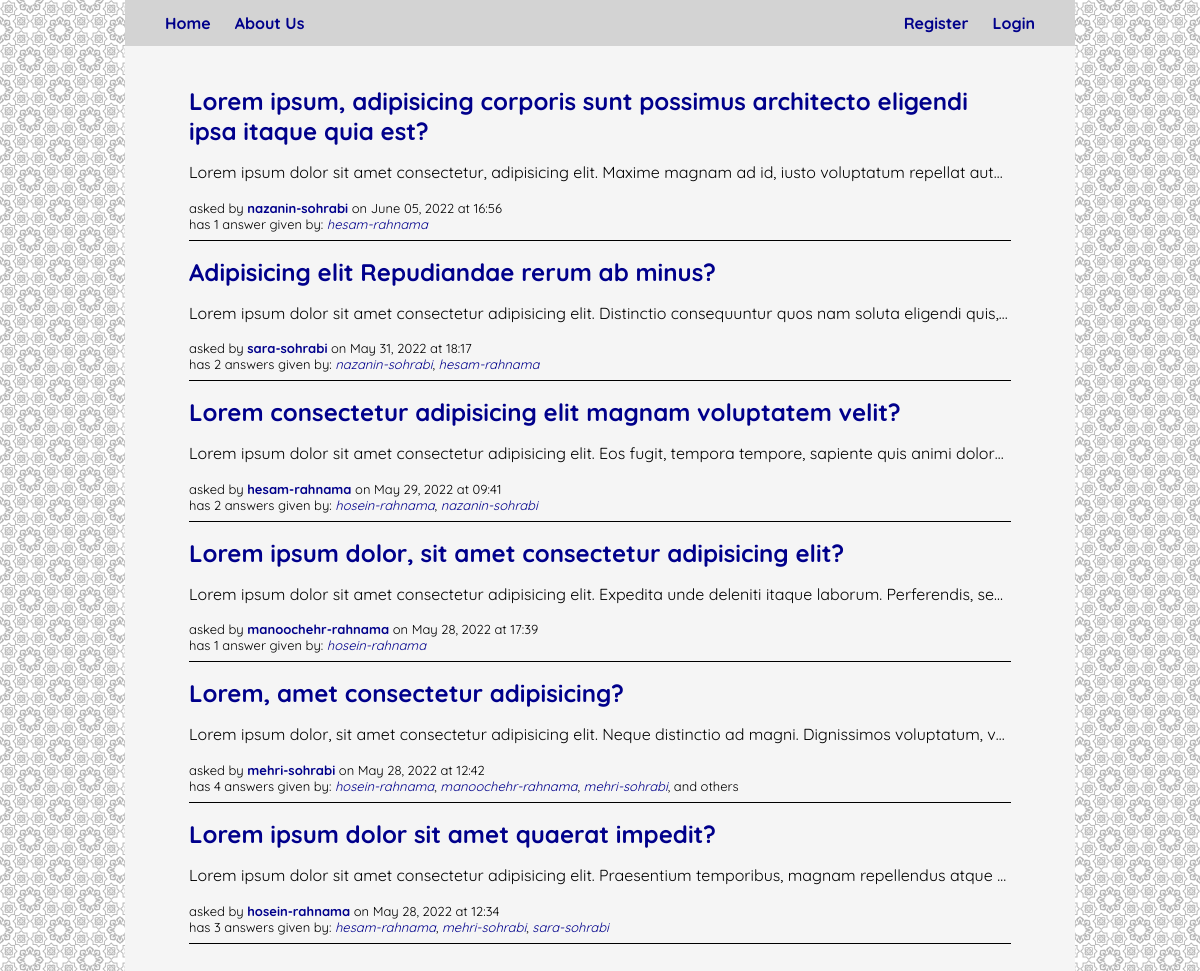
The page / on the database its author committed.
### blog/models.py (models this page shows, shortened)
class Question(db_models.Model):
    author = db_models.ForeignKey(auth_models.User, on_delete=db_models.CASCADE)
    title = db_models.CharField(max_length=200)
    body = db_models.TextField()
    published = db_models.DateTimeField(auto_now_add=True)
    updated = db_models.DateTimeField(auto_now=True)

class Answer(db_models.Model):
    author = db_models.ForeignKey(auth_models.User, on_delete=db_models.CASCADE)
    question = db_models.ForeignKey(Question, on_delete=db_models.CASCADE)
    body = db_models.TextField()
    published = db_models.DateTimeField(auto_now_add=True)
    updated = db_models.DateTimeField(auto_now=True)

### blog/views.py (the view)
# urls.py: path('', blog_views.index, name='question-index'),
def index(request):
    questions_list = blog_models.Question.objects.order_by('-published')
    context = {
        'questions_list': questions_list
    }
    template = 'blog/index.html'
    return render(request, template, context)

### blog/templates/blog/index.html
{% extends "project/base.html" %}
{% block content %}
    {% if questions_list %}
        <ul class="questions-list">
            {% for question in questions_list %}
                {% with answers=question.answer_set.all %}
                    <li class="question-card">
                        <h2 class="question-title"><a href="{% url 'blog:question-detail' question.id %}">{{ question.title }}</a></h2>
                        <p class="question-body-preview">{{ question.body }}</p>
                        <ul class="question-info">
                            <div>
                                <li>asked by <a href="{% url 'user:profile' question.author.id %}" class="question-author">{{ question.author }}</a> on {{ question.published|date:"F d, Y" }} at {{ question.published|date:"H:i" }}</li>
                                <li>
                                    {% if answers.count %}
                                        has {{ answers.count }} answer{{ answers.count|pluralize }} given by:
                                        {% for answer in answers %}
                                            {% if forloop.counter <= 3 %}
                                                {% if forloop.counter == answers.count %}
                                                    <a href="{% url 'user:profile' answer.author.id %}" class="answer-author">{{ answer.author.username }}</a>
                                                {% else %}
                                                    <a href="{% url 'user:profile' answer.author.id %}" class="answer-author">{{ answer.author.username }}</a>,
                                                {% endif %}
                                            {% endif %}
                                        {% endfor %}
                                        {% if answers.count > 3 %}
                                            and others
                                        {% endif %}
                                    {% else %}
                                        has 0 answers
                                    {% endif %}
                                </li>
                            </div>
                        </ul>
                    </li>
                {% endwith %}
            {% endfor %}
        </ul>
    {% else %}
        <p class="empty-questions-list">No questions are available.</p>
    {% endif %}
{% endblock content %}

### project/static/project/style.css (style rules this page uses)
* { margin: 0rem; padding: 0rem; box-sizing: border-box; }
body { background-image: url(./images/background.jpg); background-repeat: repeat; background-size: 25%; font-family: 'Quicksand', 'Cambria', 'Times New Roman', 'Arial'; line-height: 30px; padding: 0px 25px; margin: 0px 100px; }
a { color: darkblue; text-decoration: none; }

### blog/static/blog/style.css (style rules this page uses)
.questions-list { list-style-type: none; margin: 0rem 2rem; }
.question-card { border-bottom-style: solid; border-bottom-width: 0.1rem; padding: 0.5rem 0rem; margin-bottom: 0.5rem; }
.question-title { margin-bottom: 1rem; }
.question-body-preview { line-height: 1.35rem; margin-bottom: 1rem; white-space: nowrap; overflow: hidden; text-overflow: ellipsis; }
.question-info { line-height: 1rem; font-size: small; list-style-type: none; display: flex; flex-direction: row; justify-content: space-between; align-items: end; }
.question-author { font-weight: bold; }
.answer-author { font-style: italic; }

### rows shown on the page
Question: title "Lorem ipsum, adipisicing corporis sunt possimus architecto eligendi ipsa itaque quia est?", body "Lorem ipsum dolor sit amet consectetur, adipisicing elit. Maxime magnam ad id, iusto voluptatum repellat aut…", author "nazanin-sohrabi", published "June 05, 2022", published "16:56", answer_set.all.count "1"
Answer: author.username "hesam-rahnama"
Question: title "Adipisicing elit Repudiandae rerum ab minus?", body "Lorem ipsum dolor sit amet consectetur adipisicing elit. Distinctio consequuntur quos nam soluta eligendi quis,…", author "sara-sohrabi", published "May 31, 2022", published "18:17", answer_set.all.count "2"
Answer: author.username "nazanin-sohrabi"
Answer: author.username "hesam-rahnama"
Question: title "Lorem consectetur adipisicing elit magnam voluptatem velit?", body "Lorem ipsum dolor sit amet consectetur adipisicing elit. Eos fugit, tempora tempore, sapiente quis animi dolor…", author "hesam-rahnama", published "May 29, 2022", published "09:41", answer_set.all.count "2"
Answer: author.username "hosein-rahnama"
Answer: author.username "nazanin-sohrabi"
Question: title "Lorem ipsum dolor, sit amet consectetur adipisicing elit?", body "Lorem ipsum dolor sit amet consectetur adipisicing elit. Expedita unde deleniti itaque laborum. Perferendis, se…", author "manoochehr-rahnama", published "May 28, 2022", published "17:39", answer_set.all.count "1"
Answer: author.username "hosein-rahnama"
Question: title "Lorem, amet consectetur adipisicing?", body "Lorem ipsum dolor, sit amet consectetur adipisicing elit. Neque distinctio ad magni. Dignissimos voluptatum, v…", author "mehri-sohrabi", published "May 28, 2022", published "12:42", answer_set.all.count "4", shows "and others"
Answer: author.username "hosein-rahnama"
Answer: author.username "manoochehr-rahnama"
Answer: author.username "mehri-sohrabi"
Question: title "Lorem ipsum dolor sit amet quaerat impedit?", body "Lorem ipsum dolor sit amet consectetur adipisicing elit. Praesentium temporibus, magnam repellendus atque…", author "hosein-rahnama", published "May 28, 2022", published "12:34", answer_set.all.count "3"
Answer: author.username "hesam-rahnama"
Answer: author.username "mehri-sohrabi"
Answer: author.username "sara-sohrabi"
